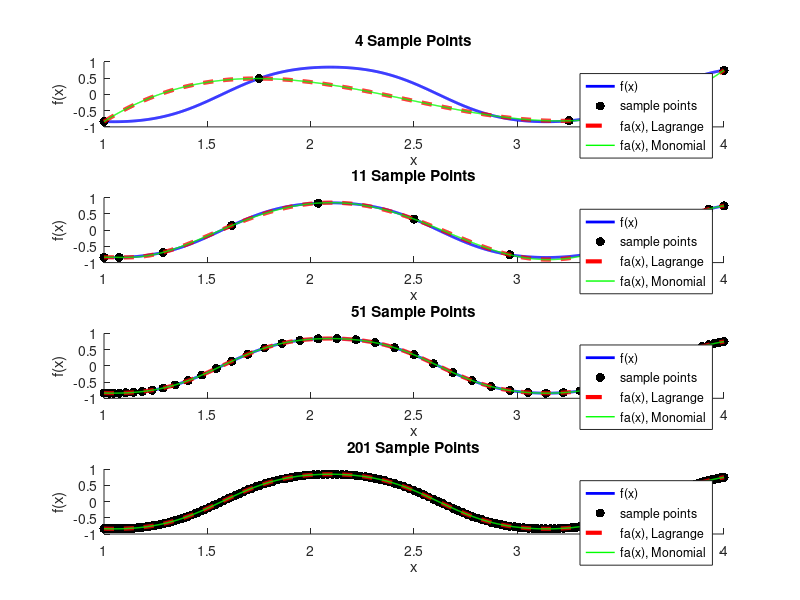

Here is the MATLAB script that generated this plot: (Note: this script raises an error after producing the figure.)
%% AE 370 HW 1
%
% Date:     01/31/2020
% Modified: 02/01/2020
% Author:   Tiger Hou (linyih2)

%% Problem 1

%% Problem 2
close all hidden
clear;clc

% -----------------------------------------
% Part a

% -----------------------------------------
% Part b

% -------------------------
% Lagrange basis

n_vect  = [3,10,50,200];
f       = @(x) sin(cos(3*x)); 
intv    = [1,4];
err_L   = zeros(size(n_vect));

for i = 1:length(n_vect)
    n = n_vect(i);
    
    xp = (intv(1)+intv(2))/2 + (intv(1)-intv(2))/2*cos((0:n)*pi/n);
    fp = f(xp);
    dp = fp;
    A = eye(n+1);
    
    xx = linspace(intv(1),intv(2),1000);
    pn_L = 0;
%     L = @(x) 0;
    for j = 1:n+1
        Li = @(x) 1;
        
        for k = 1:n+1
            if k ~= j
                Li = @(x) (x-xp(k)) ./ (xp(j)-xp(k)) .* Li(x);
            end
        end
%         L = @(x) L(x) + dp(j) .* Li(x);
        pn_L = pn_L + dp(j) * Li(xx);
    end
    
    figure(1)
    subplot(4,1,i)
    hold on
    plot(xx,f(xx),'b-','lineWidth',2)
    plot(xp,f(xp),'k.','markersize',20)
    plot(xx,pn_L,'r--','linewidth',3)
    title([num2str(n+1) ' Sample Points'])
    xlabel('x')
    ylabel('f(x)')
    err_L(i) = norm(f(xx)-pn_L);
end

hold off

% -------------------------
% Monomial basis

err_M   = zeros(size(n_vect));

for i = 1:length(n_vect)
    n = n_vect(i);
    
    xp = (intv(1)+intv(2))/2 + (intv(1)-intv(2))/2*cos((0:n)*pi/n);
    fp = f(xp);
    
    A = zeros(n+1,n+1);
    for j = 1:n+1
        A(:,j) = xp' .^ (j-1);
    end
    dp = A \ (fp');
    
    xx = linspace(intv(1),intv(2),1000);
    M = @(x) 0;
    for j = 1:n+1
        M = @(x) dp(j) .* x.^(j-1) + M(x);
    end
    pn_M = M(xx);
    
    figure(1)
    hold on
    subplot(4,1,i)
    plot(xx,pn_M,'g-','lineWidth',1)
    legend('f(x)','sample points','fa(x), Lagrange','fa(x), Monomial')
    title([num2str(n+1) ' Sample Points'])
    xlabel('x')
    ylabel('f(x)')
    err_M(i) = norm(f(xx)-pn_M);
end

sgtitle('Lagrangian and Monomial Approximations of f(x) = sin(cos(3x))')

hold off

figure(100)
semilogy(n_vect,err_L,'r.','markersize',24,'linewidth',2), hold on
semilogy(n_vect,err_M,'g.','markersize',24,'linewidth',2), hold off
legend('Lagrangian Basis','Monomial Basis')
title('Cumulative Error of Approximation Functions')
xlabel('Sample Size')
ylabel('Error')


% -----------------------------------------
% Part c

n_vect  = [3,6,12,24,48,96];
intv    = [1,4];
condn_L = zeros(length(n_vect),1);
condn_M = condn_L;

% Lagrangian Basis
for i = 1:length(n_vect)
    n = n_vect(i);
    A = eye(n+1);
    condn_L(i) = cond(A);
end

% Monomial Basis
for i = 1:length(n_vect)
    n = n_vect(i);
    xp = (intv(1)+intv(2))/2 + (intv(1)-intv(2))/2*cos((0:n)*pi/n);
    A = zeros(n+1,n+1);
    for j = 1:n+1
        A(:,j) = xp' .^ (j-1);
    end
    condn_M(i) = cond(A);
end

figure(200)
semilogy(n_vect,condn_L,'r.','markersize',24,'linewidth',2), hold on
semilogy(n_vect,condn_M,'g.','markersize',24,'linewidth',2), hold off
legend('Lagrangian Basis','Monomial Basis')
title('Condition Number as a Function of Sample Size')
xlabel('n')
ylabel('Condition Number')

%% Problem 3
close all hidden
clear;clc

% -------------------------
% Lagrange basis

n_vect  = [5,10,15,20];
f       = @(x) 1 ./ (1+x.^2); 
intv    = [-5,5];

for i = 1:length(n_vect)
    n = n_vect(i);
    
    xp_E = intv(1):(intv(2)-intv(1))/n:intv(2);
    xp_C = (intv(1)+intv(2))/2 + (intv(1)-intv(2))/2*cos((0:n)*pi/n);
    fp_E = f(xp_E);
    fp_C = f(xp_C);
    dp_E = fp_E;
    dp_C = fp_C;
    
    xx = linspace(intv(1),intv(2),1000);
    pn_E = 0;
    for j = 1:n+1
        Li = @(x) 1;
        
        for k = 1:n+1
            if k ~= j
                Li = @(x) (x-xp_E(k)) ./ (xp_E(j)-xp_E(k)) .* Li(x);
            end
        end
        pn_E = pn_E + dp_E(j) * Li(xx);
    end
    
    pn_C = 0;
    for j = 1:n+1
        Li = @(x) 1;
        
        for k = 1:n+1
            if k ~= j
                Li = @(x) (x-xp_C(k)) ./ (xp_C(j)-xp_C(k)) .* Li(x);
            end
        end
        pn_C = pn_C + dp_C(j) * Li(xx);
    end
    
    figure(3)
    subplot(4,1,i)
    hold on
    plot(xx,f(xx),'b-','lineWidth',2)
    plot(xp_E,f(xp_E),'ro','markersize',7)
    plot(xp_C,f(xp_C),'go','markersize',7)
    plot(xx,pn_E,'r-','linewidth',2)
    plot(xx,pn_C,'g-','linewidth',2)
    legend( 'f(x)',...
            'equidistant points',...
            'Chebyshev points',...
            'fa(x), equidistant',...
            'fa(x), Chebyshev')
    title(['n = ' num2str(n)])
    xlabel('x')
    ylabel('f(x)')
    
end

sgtitle('Lagrange Approximation Using Equidistant and Chebyshev Points')

hold off